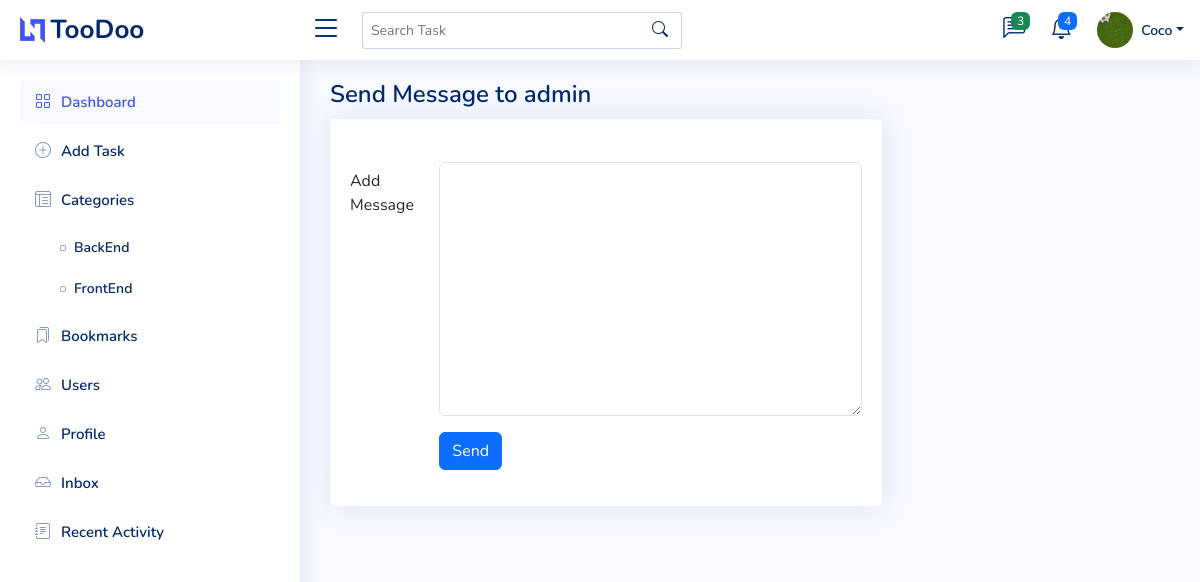
The app's page /message/send/admin/ (signed in) with its own data.
### todo_project/models.py (models this page shows, shortened)
class Profile(models.Model):
    user = models.OneToOneField(User,null=True, on_delete=models.CASCADE)
    username = models.CharField(max_length=100, blank=True)
    email = models.CharField(max_length=100, blank=True)
    bio = models.TextField(blank=True)
    profile_pic = models.ImageField(null=True, blank=True, upload_to='profile_images/', default='profile_images/default-profile-pic.png')
    job_title = models.CharField(max_length=100, blank=True, null=True)
    phone = models.CharField(max_length=100, blank=True, null=True)
    company = models.CharField(max_length=100, blank=True, null=True)
    address = models.CharField(max_length=100, blank=True, null=True)
    x_profile = models.CharField(max_length=100, blank=True, null=True)
    instagram_profile = models.CharField(max_length=100, blank=True, null=True)
    linkedin_profile = models.CharField(max_length=100, blank=True, null=True)
    facebook_profile = models.CharField(max_length=100, blank=True, null=True)

class Category(models.Model):
    name = models.CharField(max_length=50)
    user = models.ForeignKey(User, on_delete=models.CASCADE)
    color = models.CharField(max_length=7, blank=True, default='#FFFFFF')

### todo_project/views.py (the view)
# urls.py: path('message/send/<str:username>/', views.send_message, name='send_message'),
@login_required
def send_message(request, username):
    recipient = get_object_or_404(User, username=username)
    conversation = Conversation.objects.filter(
        participants=request.user
    ).filter(
        participants=recipient
    ).distinct()  # Ensure we only get unique conversations
    if conversation.exists():
        conversation = conversation.first()
    else:
        conversation = Conversation.objects.create()
        conversation.participants.add(request.user, recipient)
        conversation.save()
    if request.method == 'POST':
        form = MessageForm(request.POST)
        if form.is_valid():
            message = form.save(commit=False)
            message.sender = request.user
            message.conversation = conversation
            message.save()
            return redirect('message_detail', conversation_id=conversation.id)
    else:
        form = MessageForm()
    return render(request, 'messaging/send_message.html', {
        'form': form,
        'recipient': recipient,
    })

### todo_project/forms.py
class MessageForm(forms.ModelForm):
    class Meta:
        model = Message
        fields = [ 'body']
        widgets = {
            'body': forms.Textarea(attrs={'class': 'form-control', }),
        }

### todo_project/context_processors.py (called while the page is built)
def profile_context(request):              # this pulls the template globally. Context processors are good to be used when you want to pull info to all templates. :d
    if request.user.is_authenticated:
        profile, created = Profile.objects.get_or_create(user=request.user)
        return {'profile': profile}
    return {}

def category_list(request):
    if request.user.is_authenticated:
        categories = Category.objects.all()
    else:
        categories = Category.objects.none()  # No categories for unauthenticated users
    return {'categories': categories}

def latest_conversations(request):
    if request.user.is_authenticated:
        conversations = Conversation.objects.filter(participants=request.user)
        return {
            'latest_conversations': conversations
        }
    return {}

### todo_project/templates/messaging/send_message.html (shortened to what this page needs)
{% extends 'base.html' %}
{% block content %}
<main id="main" class="main">
  <div class="pagetitle">
    <h1>Send Message to {{ recipient.username }}</h1>
  </div>
  <section class="section">
    <div class="row">
        <div class="col-lg-8">
            <div class="card">
                <div class="card-body">
                    <h5 class="card-title"></h5>
                    <form method="post">
                        <div class="row mb-3">
                          <label for="id_title" class="col-sm-2 col-form-label">Add Message</label>
                          <div class="col-sm-10">
                              {{ form.body }}
                          </div>
                        </div>
                        <div class="row mb-3">
                          <label class="col-sm-2 col-form-label"></label>
                          <div class="col-sm-10">
                              <button type="submit" class="btn btn-primary">Send</button>
                        </div>
                      </div>
                    </form>
                </div>
            </div>
        </div>
    </div>
  </section>
</main>
{% endblock %}

### todo_project/templates/base.html (shortened to what this page needs)
{% load static %}
<!DOCTYPE html>
<html lang="en">
<head>
  <link href="{% static 'vendor/bootstrap/css/bootstrap.min.css' %}" rel="stylesheet">
  <link href="{% static 'vendor/bootstrap-icons/bootstrap-icons.css' %}" rel="stylesheet">
  <link href="{% static 'vendor/boxicons/css/boxicons.min.css' %}" rel="stylesheet">
  <link href="{% static 'vendor/remixicon/remixicon.css' %}" rel="stylesheet">
  <link href="{% static 'vendor/simple-datatables/style.css' %}" rel="stylesheet">
  <link href="https://cdnjs.cloudflare.com/ajax/libs/font-awesome/6.4.0/css/all.min.css" rel="stylesheet">
  <link href="{% static 'vendor/tinymce/tinymce.min.js' %}" rel="stylesheet">
  <link href="{% static 'css/style.css' %}" rel="stylesheet">
</head>
<body>
  <header id="header" class="header fixed-top d-flex align-items-center">
    <div class="d-flex align-items-center justify-content-between">
      <a href="{% url 'task_list' %}" class="logo d-flex align-items-center">
        <img src="assets/img/logo.png" alt="">
        <span class="d-none d-lg-block">TooDoo</span>
      </a>
      <i class="bi bi-list toggle-sidebar-btn"></i>
    </div>
    <div class="search-bar">
      <form class="search-form d-flex align-items-center" role="search" method="get" action="{% url 'search_task' %}">
        <input type="text" placeholder="Search Task" aria-label="Search" name="q" value="{{ request.GET.q }}">
        <button type="submit" title="Search"><i class="bi bi-search"></i></button>
      </form>
    </div>
    <nav class="header-nav ms-auto">
      <ul class="d-flex align-items-center">
        <li class="nav-item dropdown">
          <a class="nav-link nav-icon" href="#" data-bs-toggle="dropdown">
            <i class="bi bi-chat-left-text"></i>
            <span class="badge bg-success badge-number">{{ latest_conversations|length }}</span>
          </a>
        </li>
        <li class="nav-item dropdown">
          <a class="nav-link nav-icon" href="#" data-bs-toggle="dropdown">
            <i class="bi bi-bell"></i>
            <span class="badge bg-primary badge-number">4</span>
          </a>
        </li>
        <li class="nav-item dropdown pe-3">
          <a class="nav-link nav-profile d-flex align-items-center pe-0" href="#" data-bs-toggle="dropdown">
            <img src="{{ profile.profile_pic.url }}" alt="Profile" class="rounded-circle">
            <span class="d-none d-md-block dropdown-toggle ps-2">{{ profile.username }}</span>
          </a>
        </li>
      </ul>
    </nav>
  </header>
  <aside id="sidebar" class="sidebar">
    <ul class="sidebar-nav" id="sidebar-nav">
      <li class="nav-item">
        <a class="nav-link" href="{% url 'task_list' %}">
          <i class="bi bi-grid"></i>
          <span>Dashboard</span>
        </a>
      </li>
      <li class="nav-item">
        <a class="nav-link collapsed" href="{% url 'create_task' %}">
          <i class="bi bi-plus-circle"></i>
          <span>Add Task</span>
        </a>
      </li>
      <li class="nav">
        <li class="nav-item">
          <a class="nav-link collapsed" href="{% url 'category_list' %}">
            <i class="bi bi-layout-text-window-reverse"></i><span>Categories</span>
          </a>
          <ul class="nav-content">
            {% for category in categories %}
              <li>
                <a href="{% url 'tasks_by_category' category.id %}">
                  <i class="bi bi-circle"></i><span>{{ category.name }}</span>
                </a>
              </li>
            {% endfor %}
          </ul>
        </li>
      </li>
      <li class="nav-item">
        <a class="nav-link collapsed" href="{% url 'bookmark_list' %}">
          <i class="bi bi-bookmarks"></i>
          <span>Bookmarks</span>
        </a>
      </li>
      <li class="nav-item">
        <a class="nav-link collapsed" href="{% url 'user_list' %}">
          <i class="bi bi-people"></i>
          <span>Users</span>
        </a>
      </li>
      <li class="nav-item">
        <a class="nav-link collapsed" href="{% url 'edit_profile' %}">
          <i class="bi bi-person"></i>
          <span>Profile</span>
        </a>
      </li>
      <li class="nav-item">
        <a class="nav-link collapsed" href="{% url 'inbox' %}">
          <i class="bi bi-inbox"></i>
          <span>Inbox</span>
        </a>
      </li>
      <li class="nav-item">
        <a class="nav-link collapsed" href="{% url 'recent_activity' %}">
          <i class="bi bi-journal-text"></i>
          <span>Recent Activity</span>
        </a>
      </li>
    </ul>
  </aside>
  {% block content %}
  {% endblock %}
</body>
</html>

### static/css/style.css (style rules this page uses)
:root { scroll-behavior: smooth; }
body { font-family: "Nunito", sans-serif; background: #f6f9ff; color: #444444; }
a { color: #4154f1; text-decoration: none; }
h1, h2, h3, h4, h5, h6 { font-family: "Nunito", sans-serif; }
#main { margin-top: 60px; padding: 20px 30px; transition: all 0.3s; }
.pagetitle { margin-bottom: 10px; }
.pagetitle h1 { font-size: 24px; margin-bottom: 0; font-weight: 600; color: #012970; }
.card { margin-bottom: 30px; border: none; border-radius: 5px; box-shadow: 0px 0 30px rgba(1, 41, 112, 0.1); }
.card-title { padding: 20px 0 15px 0; font-size: 18px; font-weight: 500; color: #012970; font-family: "Poppins", sans-serif; }
.card-body { padding: 0 20px 20px 20px; }
.logo { line-height: 1; }
@media (min-width: 1200px) { .logo { width: 280px; } }
.logo img { max-height: 26px; margin-right: 6px; }
.logo span { font-size: 26px; font-weight: 700; color: #012970; font-family: "Nunito", sans-serif; }
.header { transition: all 0.5s; z-index: 997; height: 60px; box-shadow: 0px 2px 20px rgba(1, 41, 112, 0.1); background-color: #fff; padding-left: 20px; }
.header .toggle-sidebar-btn { font-size: 32px; padding-left: 10px; cursor: pointer; color: #012970; }
.header .search-bar { min-width: 360px; padding: 0 20px; }
.header .search-form { width: 100%; }
.header .search-form input { border: 0; font-size: 14px; color: #012970; border: 1px solid rgba(1, 41, 112, 0.2); padding: 7px 38px 7px 8px; border-radius: 3px; transition: 0.3s; width: 100%; }
.header .search-form button { border: 0; padding: 0; margin-left: -30px; background: none; }
.header .search-form button i { color: #012970; }
.header-nav ul { list-style: none; }
.header-nav>ul { margin: 0; padding: 0; }
.header-nav .nav-icon { font-size: 22px; color: #012970; margin-right: 25px; position: relative; }
.header-nav .nav-profile { color: #012970; }
.header-nav .nav-profile img { max-height: 36px; }
.header-nav .nav-profile span { font-size: 14px; font-weight: 600; }
.header-nav .badge-number { position: absolute; inset: -2px -5px auto auto; font-weight: normal; font-size: 12px; padding: 3px 6px; }
.sidebar { position: fixed; top: 60px; left: 0; bottom: 0; width: 300px; z-index: 996; transition: all 0.3s; padding: 20px; overflow-y: auto; scrollbar-width: thin; scrollbar-color: #aab7cf transparent; box-shadow: 0px 0px 20px rgba(1, 41, 112, 0.1); background-color: #fff; }
@media (min-width: 1200px) { #main, #footer { margin-left: 300px; } }
.sidebar-nav { padding: 0; margin: 0; list-style: none; }
.sidebar-nav li { padding: 0; margin: 0; list-style: none; }
.sidebar-nav .nav-item { margin-bottom: 5px; }
.sidebar-nav .nav-link { display: flex; align-items: center; font-size: 15px; font-weight: 600; color: #4154f1; transition: 0.3; background: #f6f9ff; padding: 10px 15px; border-radius: 4px; }
.sidebar-nav .nav-link i { font-size: 16px; margin-right: 10px; color: #4154f1; }
.sidebar-nav .nav-link.collapsed { color: #012970; background: #fff; }
.sidebar-nav .nav-link.collapsed i { color: #899bbd; }
.sidebar-nav .nav-content { padding: 5px 0 0 0; margin: 0; list-style: none; }
.sidebar-nav .nav-content a { display: flex; align-items: center; font-size: 14px; font-weight: 600; color: #012970; transition: 0.3; padding: 10px 0 10px 40px; transition: 0.3s; }
.sidebar-nav .nav-content a i { font-size: 6px; margin-right: 8px; line-height: 0; border-radius: 50%; }

### records on screen
Profile: profile_pic (picture), username "Coco"
Category: name "BackEnd"
Category: name "FrontEnd"

### other values on screen
{{ latest_conversations|length }} "3"
{{ recipient.username }} "admin"
